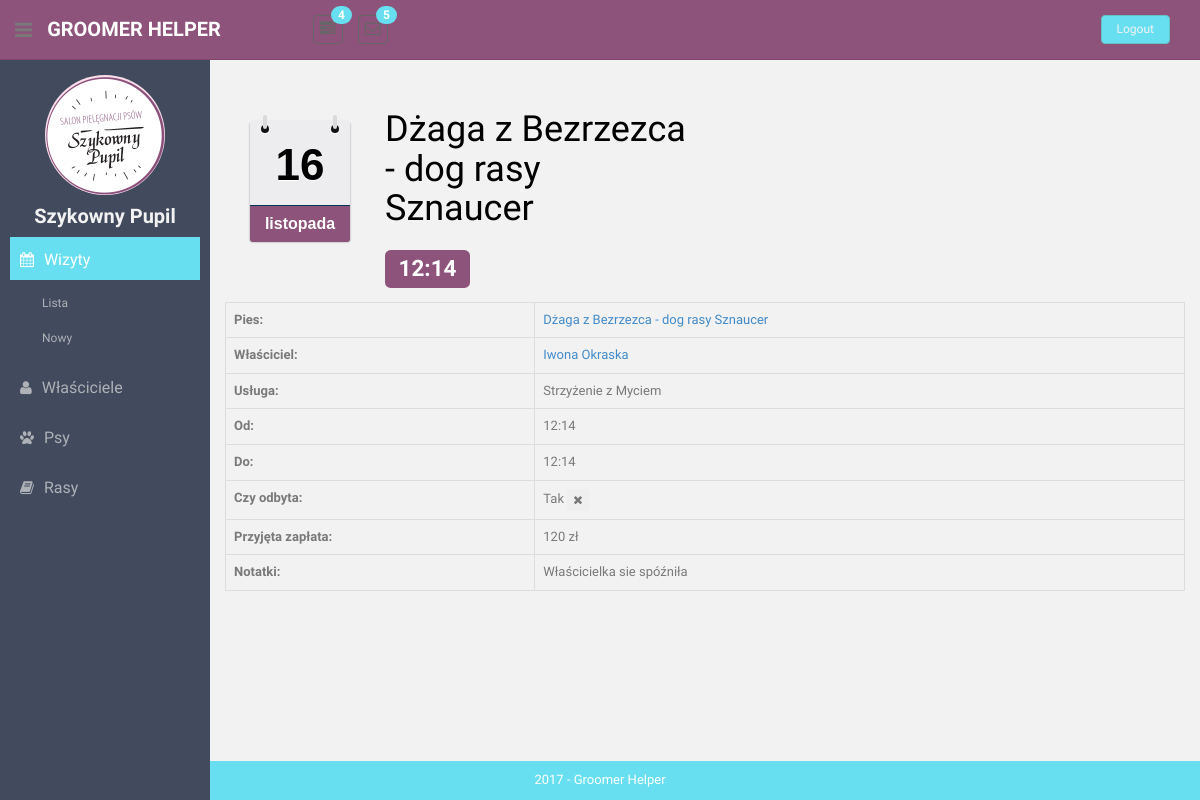
The app's page /visits/1/, older data.
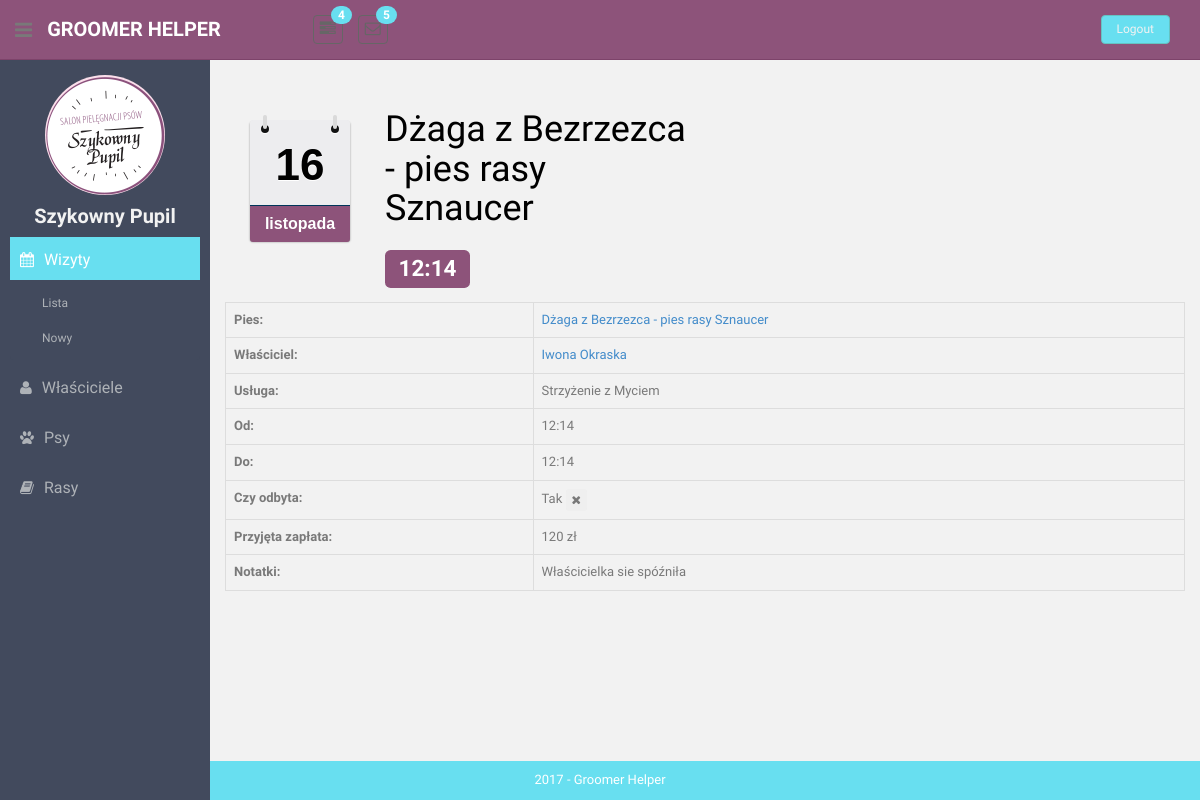
The same page, newer data.
### visits/models.py (models this page shows)
class Visit(models.Model):
    start = models.DateTimeField(null=False)
    stop = models.DateTimeField(null=False)
    animal = models.ForeignKey(Animal, on_delete=models.CASCADE, )
    service = models.TextField(max_length=100, blank=False, null=False, unique=True)
    happened = models.BooleanField(null=False, default=False)
    money_taken = models.PositiveIntegerField(null=True)
    notes = models.TextField(max_length=100, blank=True, null=False)
    def __str__(self):
        return "".join([self.animal.name, " o ", str(self.start.hour)])
    __str__.short_description = "Opis"

### animals/models.py (models this page shows, shortened)
class Animal(models.Model):
    GENDER_CHOICES = [
        (True, 'Male'),
        (False, 'Female'),
    ]
    name = models.TextField(max_length=100, blank=True, null=True)
    gender = models.BooleanField(choices=GENDER_CHOICES)
    breed = models.ForeignKey(Breed, on_delete=models.CASCADE)
    color = models.TextField(max_length=100, blank=True, null=True)
    photo = models.ImageField(upload_to='animal-avatars/', default='animal-avatars/None/no-img.png')
    notes = models.TextField(max_length=200, blank=True, null=True)
    owner = models.ForeignKey(
        Owner,
        on_delete=models.CASCADE,
    )
    def __str__(self):
        return "".join([self.name, " - ", self.breed.species, " rasy ", self.breed.name])

### breeds/models.py (models this page shows, shortened)
class Breed(models.Model):
    SIZE_CHOICES = [
        ('miniature', 'Miniature'),
        ('medium', 'Medium'),
        ('large', 'Large'),
        ('giant', 'Giant'),
    ]
    name = models.TextField(max_length=100, blank=False, null=False, unique=True)
    species = models.TextField(max_length=50, blank=False, default='dog')
    size = models.TextField(max_length=20, blank=True, choices=SIZE_CHOICES)
    grooming_notes = models.TextField(max_length=50, blank=True, null=False)
    hair_type = models.TextField(max_length=50, blank=True, null=False)
    weight = models.IntegerField(default=20, blank=False, null=False)
    photo = models.ImageField(null=True)

### owners/models.py (models this page shows)
class Owner(models.Model):
    full_name = models.TextField(max_length=100, blank=True, null=True)
    phone_number = models.TextField(max_length=20, blank=False, null=False)
    email = models.EmailField(max_length=100, blank=True, null=True)
    location = models.TextField(max_length=200, blank=True, null=True)
    recommended_by = models.ForeignKey('Owner', null=True, on_delete=models.CASCADE)
    def __str__(self):
        return "".join(self.full_name)

### visits/views.py (the view)
# urls.py: path('<int:pk>/', views.VisitDetailsView.as_view(), name='visit-details'),
class VisitDetailsView(DetailView):
    template_name = "visits/details.html"
    model = Visit
    def get_context_data(self, **kwargs):
        context = super().get_context_data(**kwargs)
        return context

### templatetags/templatetags/my_templatetags.py (called while the page is built)
@register.simple_tag(takes_context=True)
def active(context, pattern_or_urlname):
    try:
        pattern = '^' + reverse(pattern_or_urlname)
    except NoReverseMatch:
        pattern = pattern_or_urlname
    path = context['request'].path
    if re.search(pattern, path):
        return 'active'
    return ''

### templates/visits/details.html
{% extends 'details.html' %}
{% load l10n %}
{% block profile-header%}
      <div class="col-md-1" style="display: block; float: left">
        <br>
        <p class="my_calendar">
            {{ visit.start|date:'d' }}<em>{{ visit.start|date:'E'|localize }}</em>
        </p>
    </div>
    <h1 style="margin-left: 150px; color:black ">{{ visit.animal }} </h1>
    <h2 style="margin-left: 150px;: "><span class="label label-info bg-theme02">{{ visit.start|date:'h:i' }} </span></h2>
{% endblock %}
{% block details %}
    <table class="table table-bordered">
        <tr>
            <td><strong>Pies: </strong></td>
            <td> <a href="{% url 'animal-details' visit.animal.id  %}"> {{ visit.animal}}</a></td>
        </tr>
        <tr>
            <td><strong>Właściciel: </strong></td>
            <td> <a href="{% url 'owner-details' visit.animal.owner.id %}"> {{ visit.animal.owner }}</a></td>
        </tr>
        <tr>
            <td><strong> Usługa: </strong></td>
            <td>{{ visit.service}}</td>
        </tr>
        <tr>
            <td><strong> Od: </strong></td>
            <td>{{ visit.start|date:'H:i'}}</td>
        </tr>
        <tr>
            <td><strong> Do: </strong></td>
            <td>{{ visit.stop|date:'H:i'}}</td>
        </tr>
        <tr>
            <td><strong> Czy odbyta: </strong></td>
            <td>{{  visit.happened|yesno:"Tak,Nie" }}
                    {% if visit.happened %} <button class="btn btn-theme05 btn-xs"><i class="fa fa-times "></i></button>
                    {% else %}<button class="btn btn-success btn-xs"><i class="fa fa-check"></i></button>
                    {% endif %}
            </td>
        </tr>
        <tr>
            <td><strong> Przyjęta zapłata: </strong></td>
            <td>{{ visit.money_taken }} zł</td>
        </tr>
        <tr>
            <td><strong> Notatki: </strong></td>
            <td>{{ visit.notes}}</td>
        </tr>
    </table>
{% endblock %}

Row changes from the older to the newer data that the page shows:
changed through a linked row, Visit "listopada": animal "Dżaga z Bezrzezca - dog rasy Sznaucer" → "Dżaga z Bezrzezca - pies rasy Sznaucer"
